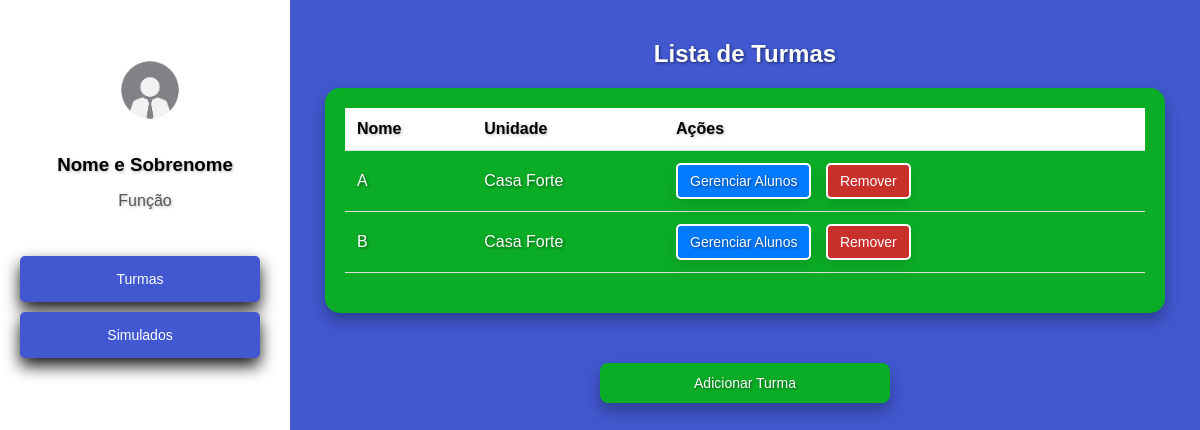
Before: /cadastros/turmas/ (signed in) with the older database file.
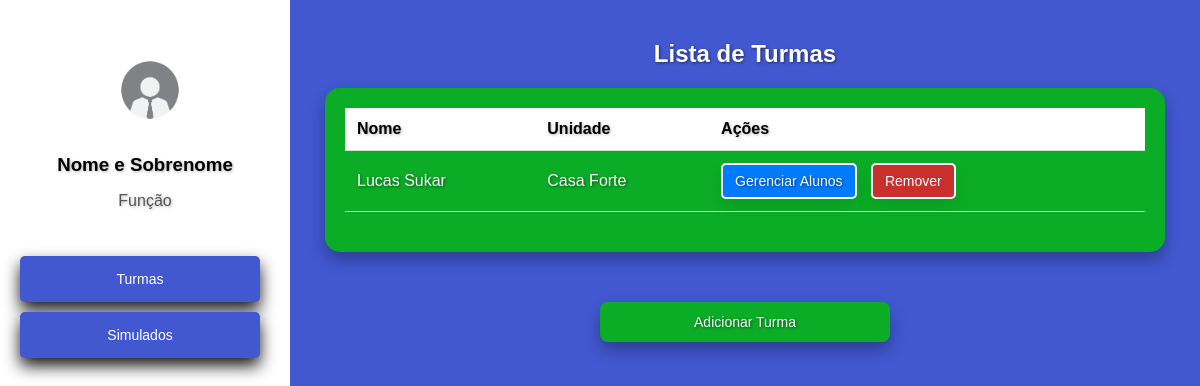
After: the same page with the newer database file.
### cadastros/models.py (models this page shows, shortened)
class Turma(models.Model):
    nome = models.CharField(max_length=100)
    unidade = models.ForeignKey(Unidade, on_delete=models.CASCADE, related_name='turmas')

class Unidade(models.Model):
    nome = models.CharField(max_length=100, unique=True)
    def __str__(self):
        return self.nome

### cadastros/views.py (the view, shortened to what this page needs)
# urls.py: path('turmas/', TurmaView.as_view(), name='turmas'),
class TurmaView(LoginRequiredMixin, View):
    login_url = '/login/'
    template_name_list = 'turmas.html'
    template_name_add = 'adicionar_turma.html'
    def get(self, request, turma_id=None):
        if request.path.endswith('adicionar/'):
            unidades = Unidade.objects.all()
            return render(request, self.template_name_add, {'unidades': unidades})
        else:
            turmas = TurmaMediator.listar_turmas()
            return render(request, self.template_name_list, {'turmas': turmas})

### cadastros/mediators.py (called while the page is built)
    @staticmethod
    def listar_turmas():
        return Turma.objects.all()

### cadastros/templates/turmas.html (shortened to what this page needs)
<!DOCTYPE html>
<html lang="pt-br">
<head>
</head>
<body>
    <div class="sidebar">
        <div class="profile">
            <img src="/static/imgfunc.jpg" alt="funcionario" width="100" height="100" style="margin-top: 20px; margin-left: 10px;">
            <h3>Nome e Sobrenome</h3>
            <p>Função</p>
        </div>
        <nav>
            <a href="#" id="menu-botoes">Turmas</a>
            <a href="{% url 'simulados' %}" class="btn btn-primary">Simulados</a>
        </nav>
    </div>
    <div class="container">
        <h2>Lista de Turmas</h2>
        <div class="table-container">
            <table>
                <thead>
                    <tr>
                        <th>Nome</th>
                        <th>Unidade</th>
                        <th>Ações</th>
                    </tr>
                </thead>
                <tbody>
                    {% for turma in turmas %}
                    <tr id="turma-{{ turma.id }}">
                        <td>{{ turma.nome }}</td>
                        <td>{{ turma.unidade }}</td>
                        <td>
                            <a href="{% url 'alunos' turma_id=turma.id %}" class="gerenciar-alunos gerenciamento-botao">Gerenciar Alunos</a>
                            <button class="remover-turma gerenciamento-botao2" data-id="{{ turma.id }}">Remover</button>
                        </td>
                    </tr>
                    {% endfor %}
                </tbody>
            </table>
        </div>
        <a href="{% url 'adicionar_turma' %}" class="add-turma" style="text-shadow: 0.0625rem 0.0625rem 0.1875rem rgba(0, 0, 0, 0.5);">Adicionar Turma</a>
    </div>
</body>
</html>

### cadastros/templates/turmas.html (style rules this page uses)
body { font-family: Arial, sans-serif; background-color: rgb(65, 88, 208); color: #333; margin: 0; padding: 0; display: flex; height: 100vh; }
.sidebar { width: 250px; background-color: white; padding: 20px; color: black; display: flex; flex-direction: column; justify-content: flex-start; }
.sidebar .profile { text-align: center; margin-bottom: 30px; }
.sidebar .profile h3 { margin: 10px 0 5px; color: black; text-shadow: 0.0625rem 0.0625rem 0.1875rem rgba(0, 0, 0, 0.3); }
.sidebar .profile p { color: #555; text-shadow: 0.0625rem 0.0625rem 0.1875rem rgba(0, 0, 0, 0.3); }
.sidebar nav { display: flex; flex-direction: column; }
.sidebar nav a { text-decoration: none; color: white; padding: 15px; border-radius: 5px; background-color: rgb(65, 88, 208); margin-bottom: 10px; text-align: center; box-shadow: 0 0.5rem 1rem rgba(0, 0, 0, 0.9); text-decoration: none; font-size: 14px; cursor: pointer; border: none; transition: background-color 0.3s ease; }
.container { flex: 1; padding: 20px; background-color: rgb(65, 88, 208); color: white; }
h2 { text-align: center; color: #fff; margin-top: 20px; text-shadow: 0.0625rem 0.0625rem 0.1875rem rgba(0, 0, 0, 0.5); }
.table-container { margin: 0 auto; padding: 20px; max-width: 800px; background-color: rgb(11, 173, 38); border-radius: 15px; color: rgb(255, 255, 255); box-shadow: 0 0.5rem 1rem rgba(0, 0, 0, 0.3); text-shadow: 0.0625rem 0.0625rem 0.1875rem rgba(0, 0, 0, 0.5); }
table { width: 100%; border-collapse: collapse; margin-bottom: 20px; }
th, td { text-align: left; padding: 12px; border-bottom: 1px solid #ddd; }
th { background-color: #ffffff; color: black; font-weight: bold; text-shadow: 0.0625rem 0.0625rem 0.1875rem rgba(0, 0, 0, 0.3); }
a, button { background-color: #007BFF; color: white; text-decoration: none; padding: 8px 12px; border-radius: 5px; font-size: 14px; cursor: pointer; border: none; }
a { margin-right: 10px; }
.remover-turma { background-color: #D9534F; }
.add-turma { display: block; text-align: center; background-color: rgb(11, 173, 38); color: white; padding: 12px 20px; border-radius: 8px; text-decoration: none; width: 250px; margin: 50px auto; box-shadow: 0 0.5rem 1rem rgba(0, 0, 0, 0.3); text-shadow: 0.0625rem 0.0625rem 0.1875rem rgba(0, 0, 0, 0.5); transition: background-color 0.5s ease; }
.gerenciamento-botao { box-shadow: 0 0.5rem 1rem rgba(0, 0, 0, 0.1); border: 2px solid white; padding: 8px 12px; border-radius: 5px; color: white; background-color: #007bff; transition: background-color 0.3s ease; }
.gerenciamento-botao2 { box-shadow: 0 0.5rem 1rem rgba(0, 0, 0, 0.1); border: 2px solid white; padding: 8px 12px; border-radius: 5px; color: white; background-color: #C9302C; transition: background-color 0.5s ease; }

Changed rows visible on the page:
removed Turma: nome "A", unidade "Casa Forte"
removed Turma: nome "B", unidade "Casa Forte"
added Turma: nome "Lucas Sukar", unidade "Casa Forte"
